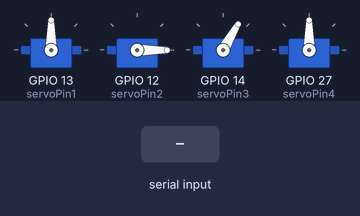
Bench run of a sketch on a simulated ESP32. On the bench: 4 × servo. The inputs (shaded band) are chosen by the test bench. Nothing arrives over Bluetooth unless stated; what the sketch prints to the serial monitor is not drawn.

Above: at 1.2 s.
1.3 s: "A" received over the second serial link
At 1.8 s:
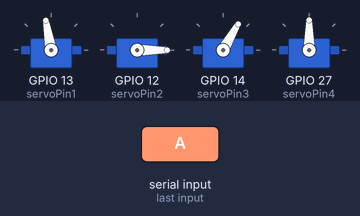
2.8 s: "F" received over the second serial link
At 4.0 s:
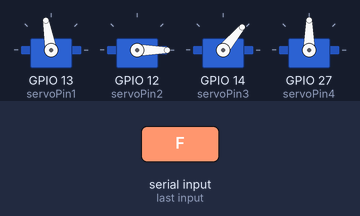
4.3 s: "B" received over the second serial link
At 5.3 s:
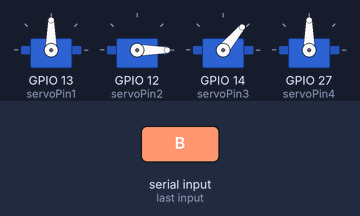
5.8 s: "G" received over the second serial link
At 6.5 s:
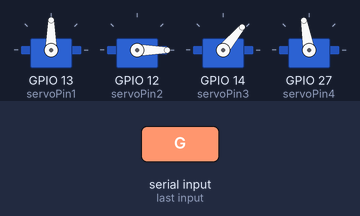
7.3 s: "E" received over the second serial link
At 7.6 s:
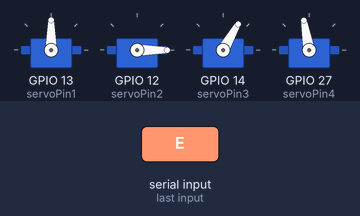
8.8 s: "H" received over the second serial link
At 10.0 s:
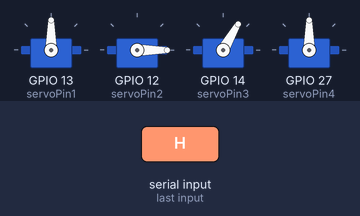
Timing chart, 0 to 11.3 s (numbered marks = the images above; inputs shaded):
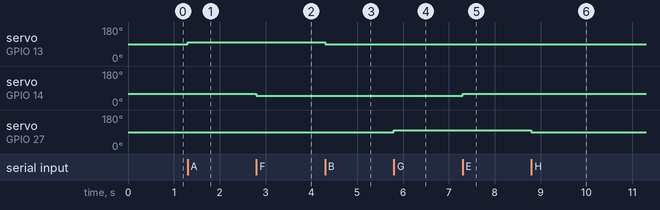

Measured:
- after the input at 1.3 s, servo on GPIO 13 (servoPin1): 90° → 100° at once
- after the input at 2.8 s, servo on GPIO 14 (servoPin3): 60° → 50° at once
- after the input at 4.3 s, servo on GPIO 13 (servoPin1): 100° → 90° at once
- after the input at 5.8 s, servo on GPIO 27 (servoPin4): 90° → 100° at once
- after the input at 7.3 s, servo on GPIO 14 (servoPin3): 50° → 60° at once
- after the input at 8.8 s, servo on GPIO 27 (servoPin4): 100° → 90° at once

The sketch:

Arm_Robot.ino
```cpp
#include <BluetoothSerial.h>
#include <ESP32Servo.h>

BluetoothSerial SerialBT; // Inisialisasi Bluetooth
Servo servo1;
Servo servo2;
Servo servo3;
Servo servo4;

int pos1 = 90;  // Posisi awal untuk servo 1
int pos2 = 0;  // Posisi awal untuk servo 2
int pos3 = 60;  // Posisi awal untuk servo 3
int pos4 = 90;  // Posisi awal untuk servo 4

// Definisikan pin servo
const int servoPin1 = 13;
const int servoPin2 = 12;
const int servoPin3 = 14;
const int servoPin4 = 27;

void setup() {
  Serial.begin(115200);    // Serial Monitor untuk debugging
  SerialBT.begin("ESP32_Arm_Controller"); // Nama perangkat Bluetooth
  Serial.println("Bluetooth started! Connect to ESP32_Arm_Controller");

  // Attaching servos
  servo1.attach(servoPin1);
  servo2.attach(servoPin2);
  servo3.attach(servoPin3);
  servo4.attach(servoPin4);

  // Set posisi awal servo
  servo1.write(pos1);
  servo2.write(pos2);
  servo3.write(pos3);
  servo4.write(pos4);
}

void loop() {
  if (SerialBT.available()) {
    char command = SerialBT.read();

    switch (command) {
      case 'A': // Servo 1 +
        pos1 = constrain(pos1 + 10, 0, 180);
        servo1.write(pos1);
        SerialBT.print("Servo 1: "); SerialBT.println(pos1);
        break;

      case 'B': // Servo 1 -
        pos1 = constrain(pos1 - 10, 0, 180);
        servo1.write(pos1);
        SerialBT.print("Servo 1: "); SerialBT.println(pos1);
        break;

      case 'C': // Servo 2 +
        pos2 = constrain(pos2 + 10, 0, 180);
        servo2.write(pos2);
        SerialBT.print("Servo 2: "); SerialBT.println(pos2);
        break;

      case 'D': // Servo 2 -
        pos2 = constrain(pos2 - 10, 0, 180);
        servo2.write(pos2);
        SerialBT.print("Servo 2: "); SerialBT.println(pos2);
        break;

      case 'E': // Servo 3 +
        pos3 = constrain(pos3 + 10, 0, 180);
        servo3.write(pos3);
        SerialBT.print("Servo 3: "); SerialBT.println(pos3);
        break;

      case 'F': // Servo 3 -
        pos3 = constrain(pos3 - 10, 0, 180);
        servo3.write(pos3);
        SerialBT.print("Servo 3: "); SerialBT.println(pos3);
        break;

      case 'G': // Servo 4 +
        pos4 = constrain(pos4 + 10, 0, 180);
        servo4.write(pos4);
        SerialBT.print("Servo 4: "); SerialBT.println(pos4);
        break;

      case 'H': // Servo 4 -
        pos4 = constrain(pos4 - 10, 0, 180);
        servo4.write(pos4);
        SerialBT.print("Servo 4: "); SerialBT.println(pos4);
        break;

      default:
        SerialBT.println("Invalid Command");
        break;
    }
  }
}
```
